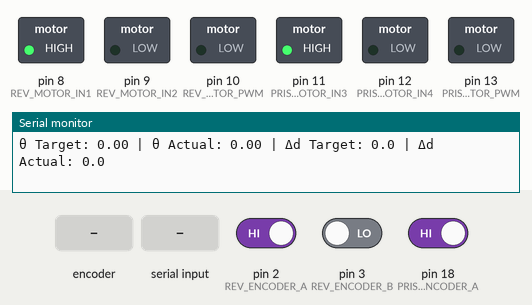
This sketch was run on a simulated Arduino Mega 2560, built with avr-gcc and run on an emulated ATmega2560. Parts: switched loads named in the sketch (green lamp = pin HIGH), the last lines printed to the serial monitor. The inputs (shaded band) are chosen by the test bench; at power-on: pin 2 (REV_ENCODER_A) HIGH, pin 3 (REV_ENCODER_B) LOW, pin 18 (PRISM_ENCODER_A) HIGH.

Above: at 1.2 s.
1.3 s: rotary encoder on pin 2 (REV_ENCODER_A) / pin 3 (REV_ENCODER_B) turned 3 steps (first pin leading)
At 2.3 s:
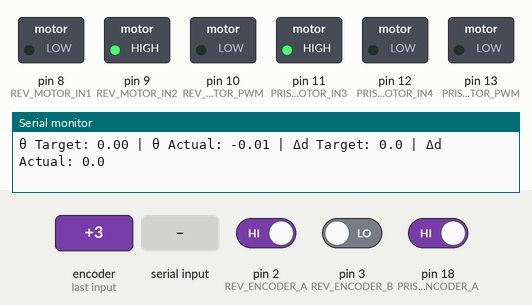
3.4 s: "w" received over Serial
At 4.2 s:
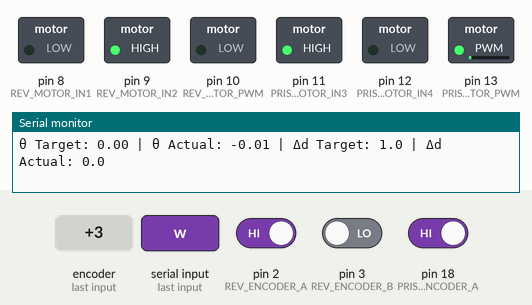
6.4 s: "a" received over Serial
At 7.6 s:
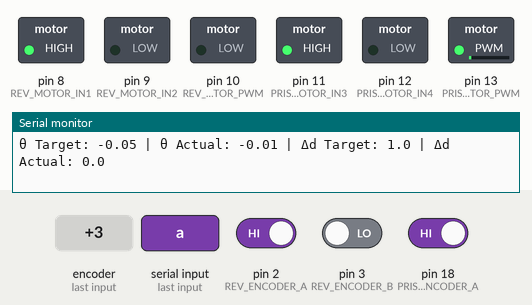
9.4 s: "d" received over Serial
At 10.0 s:
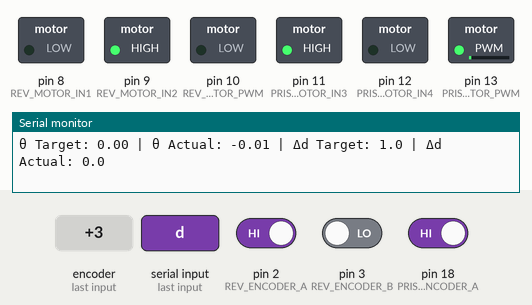
12.4 s: rotary encoder on pin 2 (REV_ENCODER_A) / pin 3 (REV_ENCODER_B) turned 2 steps (second pin leading)
Timing chart, 0 to 16.8 s (numbered marks = the images above; inputs shaded):
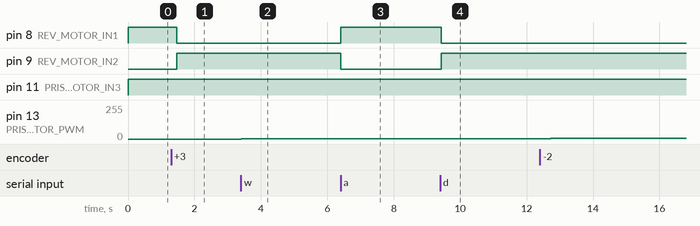

The sketch:

WASD_Control.ino
```cpp
#include <PID_v1.h>

#define REV_ENCODER_A 2
#define REV_ENCODER_B 3
#define PRISM_ENCODER_A 18
#define PRISM_ENCODER_B 19

#define REV_MOTOR_IN1 8
#define REV_MOTOR_IN2 9
#define REV_MOTOR_PWM 10

#define PRISM_MOTOR_IN3 11
#define PRISM_MOTOR_IN4 12
#define PRISM_MOTOR_PWM 13

volatile long rev_encoder_count = 0; //volatile prevents caching of value in register
volatile long prism_encoder_count = 0;

// Kinematics & Conversion
const double encoder_CPR = 48.0;
const double gear_ratio = 46.85;
const double total_counts_per_rev = encoder_CPR * gear_ratio; // ≈ 2248.86
const double rad_per_count = 2 * 3.1416 / total_counts_per_rev;

const double pinion_diameter = 32.9; // mm
const double pinion_circumference = 3.1416 * pinion_diameter;
const double mm_per_count = pinion_circumference / total_counts_per_rev;

// Control Variables
double theta_actual = 0.0, theta_target = 0.0;
double delta_d_actual = 0.0, delta_d_target = 0.0;
double rev_motor_output = 0.0, prism_motor_output = 0.0;

// PID Setup
double Kp_theta = 2.0, Ki_theta = 0.5, Kd_theta = 0.1;
double Kp_linear = 1.5, Ki_linear = 0.4, Kd_linear = 0.05;

PID pid_theta(&theta_actual, &rev_motor_output, &theta_target, Kp_theta, Ki_theta, Kd_theta, DIRECT);
PID pid_linear(&delta_d_actual, &prism_motor_output, &delta_d_target, Kp_linear, Ki_linear, Kd_linear, DIRECT);

// Interrupts
void updateRevEncoder() {
  if (digitalRead(REV_ENCODER_B) == digitalRead(REV_ENCODER_A)) {
    rev_encoder_count++;
  } else {
    rev_encoder_count--;
  }
  theta_actual = rev_encoder_count * rad_per_count;
}

void updatePrismEncoder() {
  if (digitalRead(PRISM_ENCODER_B) == digitalRead(PRISM_ENCODER_A)) {
    prism_encoder_count++;
  } else {
    prism_encoder_count--;
  }
  delta_d_actual = prism_encoder_count * mm_per_count;
}


void setup() {
  Serial.begin(9600);

  // Motor control pins
  pinMode(REV_MOTOR_IN1, OUTPUT);
  pinMode(REV_MOTOR_IN2, OUTPUT);
  pinMode(REV_MOTOR_PWM, OUTPUT);
  pinMode(PRISM_MOTOR_IN3, OUTPUT);
  pinMode(PRISM_MOTOR_IN4, OUTPUT);
  pinMode(PRISM_MOTOR_PWM, OUTPUT);

  // Encoder pins
  pinMode(REV_ENCODER_A, INPUT);
  pinMode(REV_ENCODER_B, INPUT);
  pinMode(PRISM_ENCODER_A, INPUT);
  pinMode(PRISM_ENCODER_B, INPUT);

  // Attach interrupt
  attachInterrupt(digitalPinToInterrupt(REV_ENCODER_A), updateRevEncoder, CHANGE);
  attachInterrupt(digitalPinToInterrupt(PRISM_ENCODER_A), updatePrismEncoder, CHANGE);

  // Initialize PIDs
  pid_theta.SetMode(AUTOMATIC);
  pid_linear.SetMode(AUTOMATIC);
}

void loop() {
  // Serial Command Handling
  if (Serial.available()) {
    char key = Serial.read();

    if (key == 'a') theta_target -= 0.05; // radians
    if (key == 'd') theta_target += 0.05;
    if (key == 'w') delta_d_target += 1.0; // mm
    if (key == 's') delta_d_target -= 1.0;

    // Limit ranges
    theta_target = constrain(theta_target, -3.14, 3.14); // Revolute joint limit
    delta_d_target = constrain(delta_d_target, 0, 100.0); // Prismatic joint range (e.g. 0 to 100 mm)
  }

   // Compute PID outputs
  pid_theta.Compute();
  pid_linear.Compute();

  // Apply to motors
  controlMotor(-rev_motor_output, REV_MOTOR_IN1, REV_MOTOR_IN2, REV_MOTOR_PWM);
  controlMotor(prism_motor_output, PRISM_MOTOR_IN3, PRISM_MOTOR_IN4, PRISM_MOTOR_PWM);

  // Debug info
  Serial.print("θ Target: "); Serial.print(theta_target, 2);
  Serial.print(" | θ Actual: "); Serial.print(theta_actual, 2);
  Serial.print(" | Δd Target: "); Serial.print(delta_d_target, 1);
  Serial.print(" | Δd Actual: "); Serial.println(delta_d_actual, 1);

  delay(50);
}

// Motor control function
void controlMotor(double speed, int in1, int in2, int pwmPin) {
  int pwm = constrain(abs(speed), 0, 255);
  if (speed >= 0) {
    digitalWrite(in1, HIGH);
    digitalWrite(in2, LOW);
  } else {
    digitalWrite(in1, LOW);
    digitalWrite(in2, HIGH);
  }
  analogWrite(pwmPin, pwm);
}
```

Measured:
- after the input at 1.3 s, pin 8 (REV_MOTOR_IN1): HIGH → LOW after 0.16 s; pin 9 (REV_MOTOR_IN2): LOW → HIGH after 0.16 s
- after the input at 3.4 s, pin 13 (PRISM_MOTOR_PWM): 0/255 → 1/255 at once, → 2/255 1.8 s later
- after the input at 6.4 s, pin 8 (REV_MOTOR_IN1): LOW → HIGH at once; pin 9 (REV_MOTOR_IN2): HIGH → LOW at once
- after the input at 9.4 s, pin 8 (REV_MOTOR_IN1): HIGH → LOW at once; pin 9 (REV_MOTOR_IN2): LOW → HIGH at once
